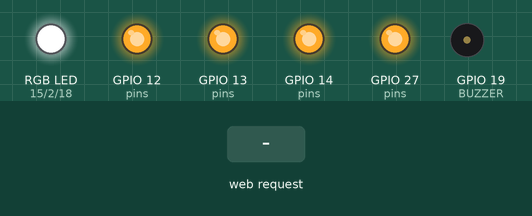
The sketch below on a simulated ESP32. Parts: an RGB LED mixed from three pins (HIGH = lit), output pins drawn as LEDs (lit = HIGH), buzzer (waves = sounding, pin HIGH). Inputs (shaded band) come from the test bench. What the sketch prints to the serial monitor is not drawn.

Above: at 1.2 s.
1.3 s: HTTP request GET /toggle received
At 2.1 s:
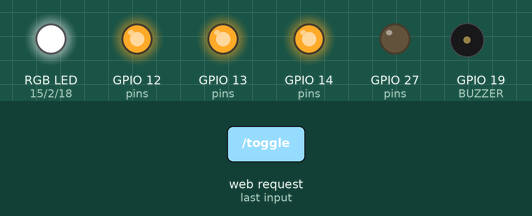
2.8 s: HTTP request GET /toggle?n=1 received
At 3.3 s:
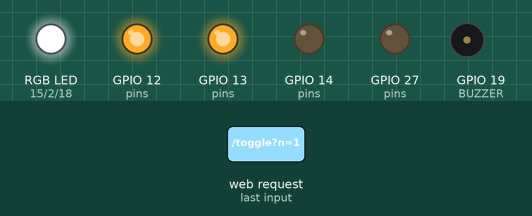
4.3 s: HTTP request GET /toggle?n=0 received
At 5.6 s:
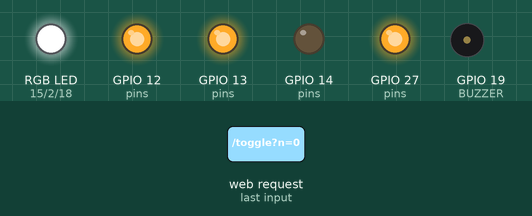
Timing chart, 0 to 7.3 s (numbered marks = the images above; inputs shaded):
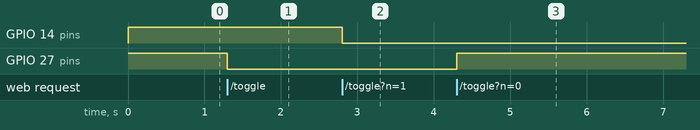

Measured:
- after the input at 1.3 s, GPIO 27 (pins): HIGH → LOW at once
- after the input at 2.8 s, GPIO 14 (pins): HIGH → LOW at once
- after the input at 4.3 s, GPIO 27 (pins): LOW → HIGH at once

The sketch:

Ardu8_29_ESP32_WiFi.ino
```cpp
/*
  Робототехнический контроллер «Кибернетический»: управление светодиодами с телефона

  ESP32 создаёт Wi-Fi сеть «Kiber-ESP32» (пароль 12345678) и веб-страницу http://192.168.4.1
  с кнопками для каждого светодиода. Подключитесь к сети с телефона и откройте адрес в браузере.

  Плата в Arduino IDE: ESP32 Wrover Module. Кабель USB-C — в НИЖНИЙ разъём (ESP32).
*/

// ---------- Светодиоды, кнопки и пищалка ESP32 ----------
// Светодиоды горят от LOW. Слева направо на плате: LED4, LED3, LED2, LED1.
const int LED1 = 27, LED2 = 14, LED3 = 12, LED4 = 13;
const int RGB_R = 15, RGB_G = 2, RGB_B = 18;
// Кнопки дают HIGH при нажатии. Слева направо на плате: BUT4, BUT3, BUT2, BUT1.
const int BUT1 = 34, BUT2 = 35, BUT3 = 25, BUT4 = 26;
const int BUZZER = 19;

void setRGB(bool r, bool g, bool b) {
  digitalWrite(RGB_R, r ? LOW : HIGH);
  digitalWrite(RGB_G, g ? LOW : HIGH);
  digitalWrite(RGB_B, b ? LOW : HIGH);
}

void boardBegin() {
  int leds[] = {LED1, LED2, LED3, LED4, RGB_R, RGB_G, RGB_B};
  for (int p : leds) { pinMode(p, OUTPUT); digitalWrite(p, HIGH); }  // всё погасить
  int buttons[] = {BUT1, BUT2, BUT3, BUT4};
  for (int p : buttons) pinMode(p, INPUT);
  pinMode(BUZZER, OUTPUT);
}

#include <WiFi.h>
#include <WebServer.h>

WebServer server(80);              // веб-сервер на порту 80

const int pins[]  = {LED1, LED2, LED3, LED4, RGB_R, RGB_G, RGB_B};
const char *names[] = {"LED1", "LED2", "LED3", "LED4", "Красный", "Зелёный", "Синий"};
bool state[7];                     // true — светодиод включён

// Сформировать HTML-страницу с кнопками-ссылками
void sendPage() {
  String html = "<!DOCTYPE html><html><head><meta charset='utf-8'>"
                "<meta name='viewport' content='width=device-width'>"
                "<style>a{display:block;margin:8px;padding:14px;background:#36c;color:#fff;"
                "text-decoration:none;border-radius:8px;font-size:20px}</style></head><body>"
                "<h2>Контроллер «Кибернетический»</h2>";
  for (int i = 0; i < 7; i++) {
    html += "<a href='/toggle?n=" + String(i) + "'>" + names[i] + (state[i] ? ": вкл" : ": выкл") + "</a>";
  }
  html += "</body></html>";
  server.send(200, "text/html", html);
}

// Адрес /toggle?n=номер — переключить светодиод и вернуть страницу
void handleToggle() {
  int n = server.arg("n").toInt();
  if (n >= 0 && n < 7) {
    state[n] = !state[n];
    digitalWrite(pins[n], state[n] ? LOW : HIGH);
  }
  sendPage();
}

void setup() {
  boardBegin();
  Serial.begin(115200);
  WiFi.softAP("Kiber-ESP32", "12345678");   // создать свою сеть
  server.on("/", sendPage);                  // главная страница
  server.on("/toggle", handleToggle);
  server.begin();
  Serial.println("Откройте http://192.168.4.1");
}

void loop() {
  server.handleClient();           // обязательно: обработать запросы браузера
}
```
